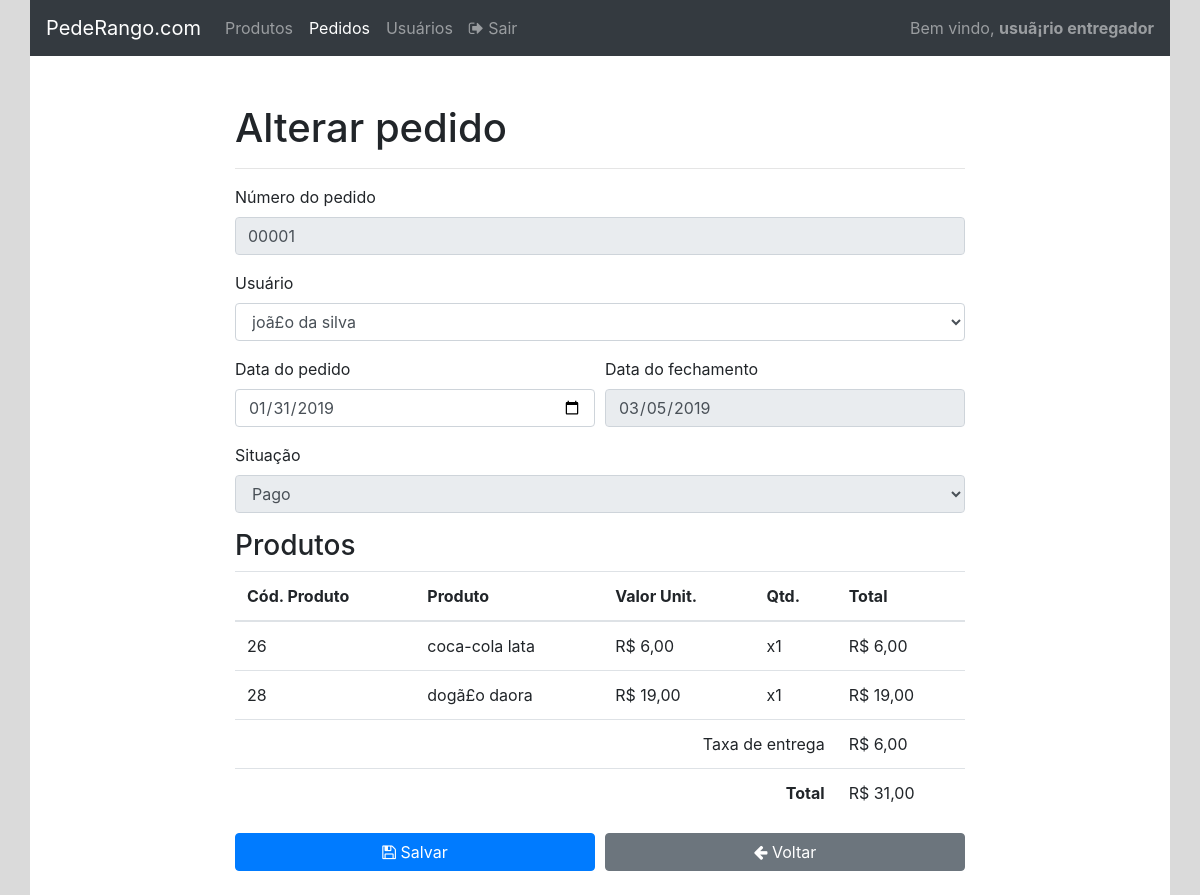
/admin/pedido_alterar.php?id=1 (signed in), run on an earlier commit of the app's database.
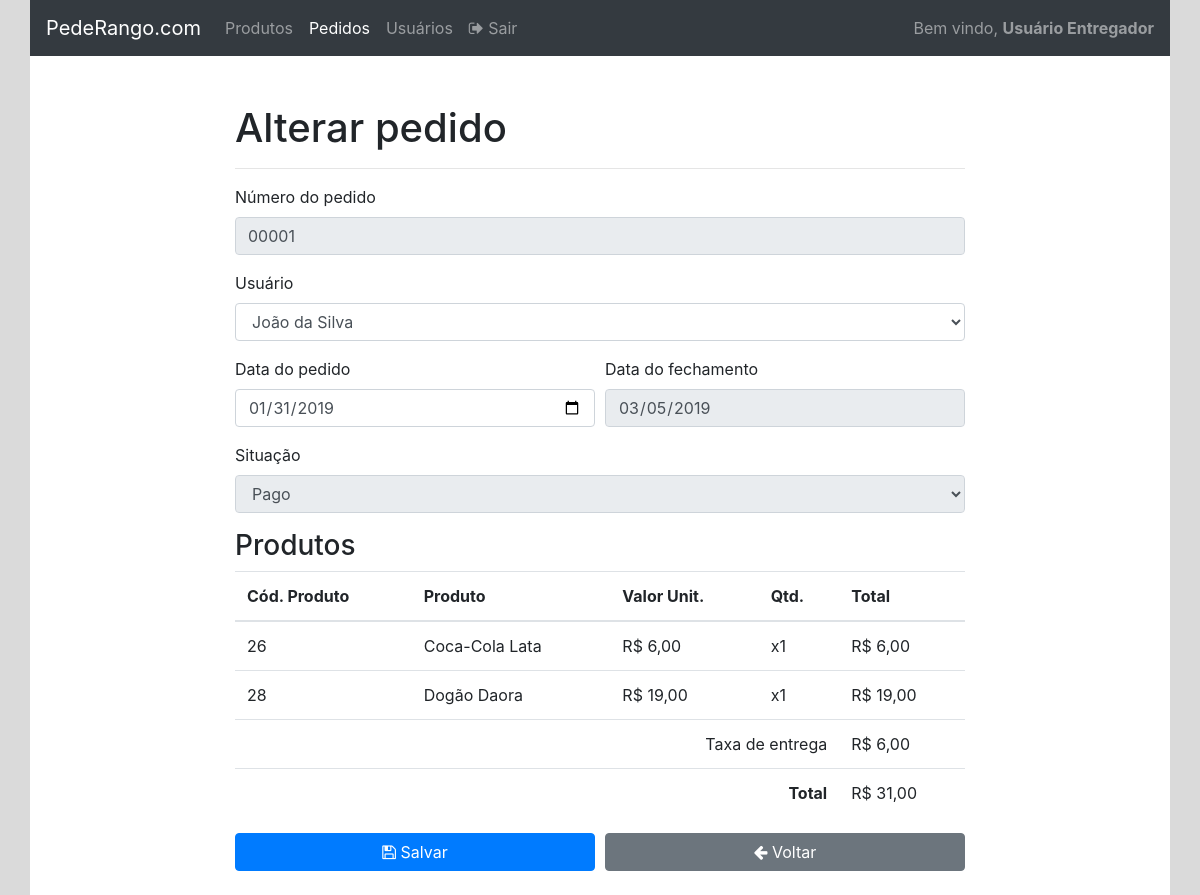
And on a later commit of the database.
### tables this page shows
create table pedidos_tb(
    id_pedido int(10) not null primary key auto_increment,
    cod_usuario int(10) not null,

    data_pedido datetime not null,
    data_fechamento datetime,
    status_pedido enum('aguardando', 'em preparacao', 'entrega', 'pago'),

    foreign key(cod_usuario) references usuarios_tb(codigo_usuario)
);

create table usuarios_tb(
    codigo_usuario int(10) not null primary key auto_increment,

    username varchar(20) not null,
    nome_completo text not null,
    endereco text not null,
    estado_cod int(10),
    cidade_cod int(10),
    senha varchar(8) not null,
    tipo enum('adm', 'com', 'ent')  
);

create table produtos_pedidos(
    id int(10) not null primary key auto_increment,
    cod_pedido int(10) not null,
    cod_produto int(10) not null,

    qtd_produto int(2) not null,

    foreign key(cod_pedido) references pedidos_tb(id_pedido),
    foreign key(cod_produto) references produtos_tb(codigo_produto)
);

create table produtos_tb(
    codigo_produto int(10) not null primary key auto_increment,

    nome_prod varchar(50) not null,
    resumo_prod varchar(255) not null,
    valor_prod decimal(3,2) not null,
    descricao_prod text,
    imagem_prod text
);

### admin/pedido_alterar.php (the view, shortened to what the changed rows need)
<?php
require_once '../conexao/conecta.php';
if(isset($_GET['id'])){
    $id = $_GET['id'] ?? '';
    $resultado = mysqli_query($conexao, "SELECT * FROM pedidos_tb WHERE id_pedido=$id");
    if($resultado){
        $pedido = mysqli_fetch_object($resultado);
    }else{
        $pedido = null;
    }
    $resultado = mysqli_query($conexao, "SELECT produtos_tb.*, produtos_pedidos.qtd_produto FROM produtos_pedidos INNER JOIN produtos_tb ON produtos_tb.codigo_produto = produtos_pedidos.cod_produto WHERE produtos_pedidos.cod_pedido = $id");
    if($resultado){
        $produtos = mysqli_fetch_all($resultado, MYSQLI_ASSOC);
    }else{
        $produtos = null;
    }
}else{
    header('Location: pedido_listar.php');
}
$resultado = mysqli_query($conexao, "SELECT * FROM usuarios_tb");
if($resultado){
    $usuarios = mysqli_fetch_all($resultado, MYSQLI_ASSOC);
}else{
    $usuarios = [];
}
?>
<!DOCTYPE html>
<html lang="pt-br">
<head>
    <link rel="stylesheet" href="https://stackpath.bootstrapcdn.com/font-awesome/4.7.0/css/font-awesome.min.css">
    <link rel="stylesheet" href="https://stackpath.bootstrapcdn.com/bootstrap/4.3.1/css/bootstrap.min.css">
</head>
<body>
    <div id="principal" class="container">
        <div class="row">
            <div class="col-12 p-0">
                <?php require_once 'header.php' ?>
            </div>
        </div>
        <div class="row mt-5">
            <div class="col-12">
                <div class="row" id="conteudo">
                    <div class="col-8 offset-2">
                        <h1>Alterar pedido</h1>
                        <form onsubmit="return enviar()" method="post">
                            <div class="form-group">
                                <label for="campoUsername">Usuário</label>
                                <select class="form-control" name="usuario" id="campoUsuario">
                                    <?php foreach($usuarios as $usuario): ?>
                                        <?php $usuario = (object) $usuario; ?>
                                        <option <?php if($pedido->cod_usuario == $usuario->codigo_usuario) print 'selected' ?> value="<?php print $usuario->codigo_usuario ?>"><?php print $usuario->nome_completo ?></option>
                                    <?php endforeach ?>
                                </select>
                            </div>
                            <div class="form-row">
                                <div class="col-6">
                                    <label for="campoDataPedido">Data do pedido</label>
                                    <input class="form-control" type="date" name="data_pedido" id="campoDataPedido" value="<?php print date('Y-m-d',strtotime($pedido->data_pedido)) ?>">
                                </div>
                                <div class="col-6">
                                    <label for="campoDataFechamento">Data do fechamento</label>
                                    <input disabled class="form-control" type="date" name="data_fechamento" id="campoDataFechamento" value="<?php if($pedido->data_fechamento) print date('Y-m-d',strtotime($pedido->data_fechamento)) ?>">
                                </div>
                            </div>
                            <div class="form-group mt-3">
                                <label for="campoStatus">Situação</label>
                                <select <?php if($pedido->status_pedido == 'pago') print 'disabled' ?> class="form-control" name="status" id="campoStatus">
                                    <option <?php if($pedido->status_pedido == 'pago') print 'selected' ?> value="pago">Pago</option>
                                </select>
                            </div>
                            <div class="table">
                                <table class="table">
                                    <thead>
                                        <th>Cód. Produto</th>
                                        <th>Produto</th>
                                        <th>Valor Unit.</th>
                                        <th>Qtd.</th>
                                        <th>Total</th>
                                    </thead>
                                    <tbody>
                                        <?php foreach($produtos as $produto): ?>
                                        <?php $produto = (object) $produto ?>
                                        <tr>
                                            <td><?php print $produto->codigo_produto ?></td>
                                            <td><?php print $produto->nome_prod ?></td>
                                            <td>R$ <?php print str_replace('.', ',', $produto->valor_prod) ?></td>
                                            <td>x<?php print $produto->qtd_produto ?></td>
                                            <td>R$ <?php print number_format($t = $produto->valor_prod * $produto->qtd_produto, 2,',','.') ?></td>
                                        </tr>
                                        <?php endforeach ?>
                                        <tfoot>
                                            <th colspan="4" class="text-right">Total</th>
                                        </tfoot>
                                    </tbody>
                                </table>
                            </div>
                        </form>
                    </div>
                </div>
            </div>
        </div>
    </div>
</body>
</html>

### admin/header.php (shortened to what the changed rows need)
<nav class="navbar navbar-expand-lg navbar-dark bg-dark">
  <div class="collapse navbar-collapse" id="navbarSupportedContent">
    <?php if(isset($_SESSION['nome_completo'])): ?>
      <span class="navbar-text">
        Bem vindo, <strong><?php print $_SESSION['nome_completo'] ?></strong>
      </span>
    <?php endif;?>
  </div>
</nav>

What changed in the data, as far as the page shows it:
changed through a linked row, pedidos_tb "Pago": usuario "joã£o da silva" → "João da Silva"
changed through a linked row, produtos_pedidos: cod_produto.nome_prod "coca-cola lata" → "Coca-Cola Lata"
changed through a linked row, produtos_pedidos: cod_produto.nome_prod "dogã£o daora" → "Dogão Daora"
Also different on the page:
$_SESSION['nome_completo']: "usuã¡rio entregador" → "Usuário Entregador"
